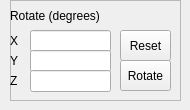
           <widget class="QWidget" name="page_5">
            <widget class="QFrame" name="frame_8">
             <property name="geometry">
              <rect>
               <x>10</x>
               <y>0</y>
               <width>171</width>
               <height>101</height>
              </rect>
             </property>
             <property name="frameShape">
              <enum>QFrame::StyledPanel</enum>
             </property>
             <property name="frameShadow">
              <enum>QFrame::Raised</enum>
             </property>
             <widget class="QLabel" name="label_zcoordinate_8">
              <property name="geometry">
               <rect>
                <x>0</x>
                <y>0</y>
                <width>131</width>
                <height>31</height>
               </rect>
              </property>
              <property name="text">
               <string>Rotate (degrees)</string>
              </property>
             </widget>
             <widget class="QLineEdit" name="lineEdit_rotatex">
              <property name="geometry">
               <rect>
                <x>20</x>
                <y>30</y>
                <width>81</width>
                <height>22</height>
               </rect>
              </property>
             </widget>
             <widget class="QLineEdit" name="lineEdit_rotatey">
              <property name="geometry">
               <rect>
                <x>20</x>
                <y>50</y>
                <width>81</width>
                <height>22</height>
               </rect>
              </property>
             </widget>
             <widget class="QLineEdit" name="lineEdit_rotatez">
              <property name="geometry">
               <rect>
                <x>20</x>
                <y>70</y>
                <width>81</width>
                <height>22</height>
               </rect>
              </property>
             </widget>
             <widget class="QLabel" name="label_zcoordinate_9">
              <property name="geometry">
               <rect>
                <x>0</x>
                <y>30</y>
                <width>31</width>
                <height>21</height>
               </rect>
              </property>
              <property name="text">
               <string>X</string>
              </property>
             </widget>
             <widget class="QLabel" name="label_zcoordinate_11">
              <property name="geometry">
               <rect>
                <x>0</x>
                <y>50</y>
                <width>31</width>
                <height>21</height>
               </rect>
              </property>
              <property name="text">
               <string>Y</string>
              </property>
             </widget>
             <widget class="QLabel" name="label_zcoordinate_10">
              <property name="geometry">
               <rect>
                <x>0</x>
                <y>70</y>
                <width>31</width>
                <height>21</height>
               </rect>
              </property>
              <property name="text">
               <string>Z</string>
              </property>
             </widget>
             <widget class="QToolButton" name="toolButton_26">
              <property name="geometry">
               <rect>
                <x>110</x>
                <y>60</y>
                <width>51</width>
                <height>31</height>
               </rect>
              </property>
              <property name="text">
               <string>Rotate</string>
              </property>
             </widget>
             <widget class="QToolButton" name="toolButton_25">
              <property name="geometry">
               <rect>
                <x>110</x>
                <y>30</y>
                <width>51</width>
                <height>31</height>
               </rect>
              </property>
              <property name="text">
               <string>Reset</string>
              </property>
             </widget>
            </widget>
           </widget>
